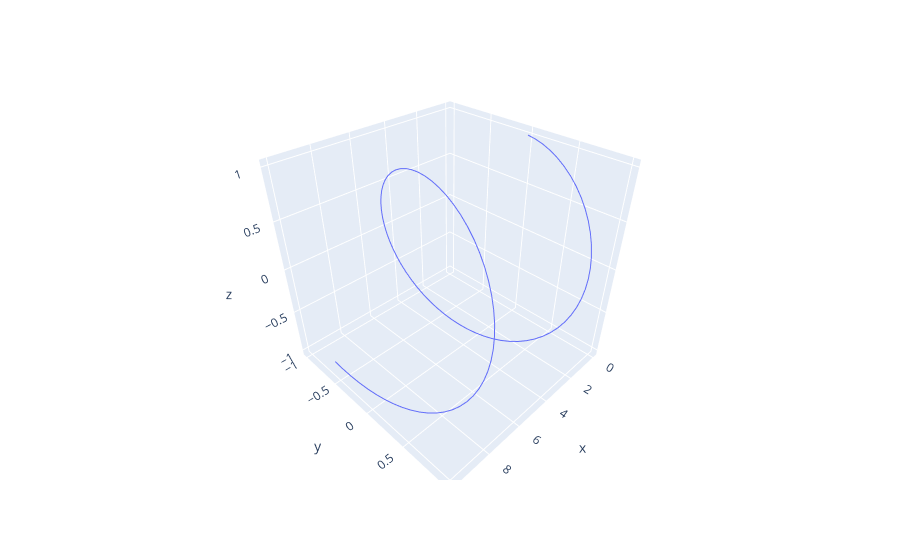

Here is the notebook cell this chart was saved with:
### Markdown cell above
__3D Line Plot:__

### Code cell
import plotly.express as px
import numpy as np
x=np.linspace(0,10,100)
y=np.sin(x)
z=np.cos(x)
fig=px.line_3d(x=x,y=y,z=z)
fig.show()
